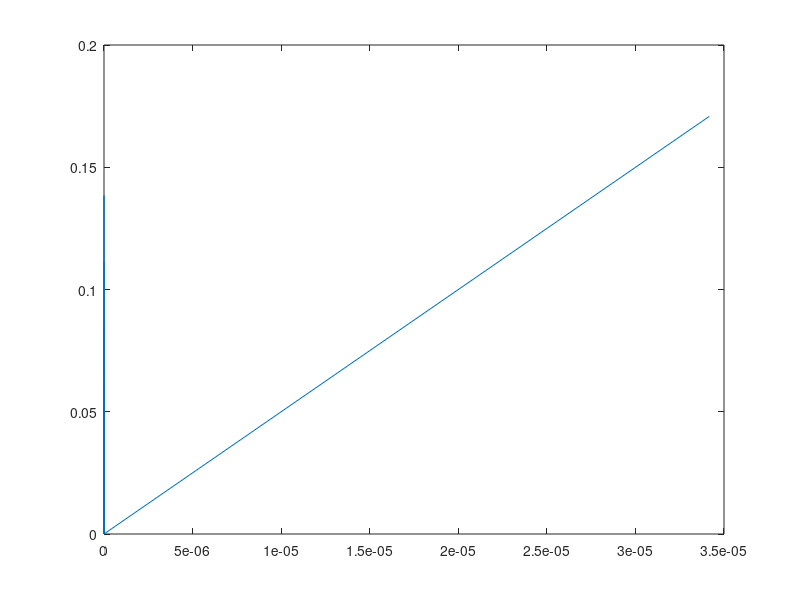

Recreate this plot in MATLAB.


for r=10:10:100      %loop through lots of values for size of the circle
    area=0;
    error = 0;                    %reset area, error, and time elapsed
    tic
    
    for x=-r:r                    %run through x and y values 
        for y=-r:r
             if(sqrt(x^2 + y^2) <= r) %if both x and y are inside the circle, add 1 to the area
                area = area+1;

             end
        end
    end
    pie = area/(r^2);
    error(r) = (pie - pi)/pi;    %error in each row
    disp(pie);
    
    elapsedTime(r) = toc;
    
   
    
   
end
plot(error,elapsedTime); %hold on
